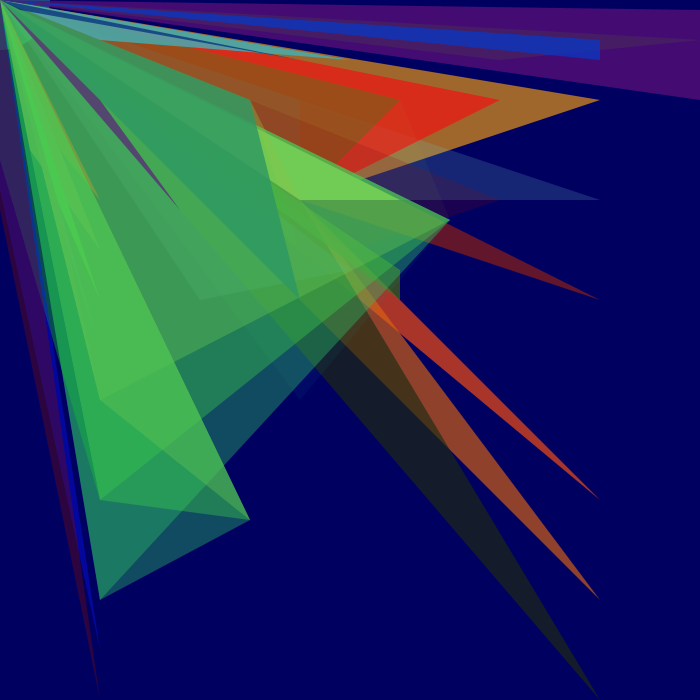
Frame 1 (no input)
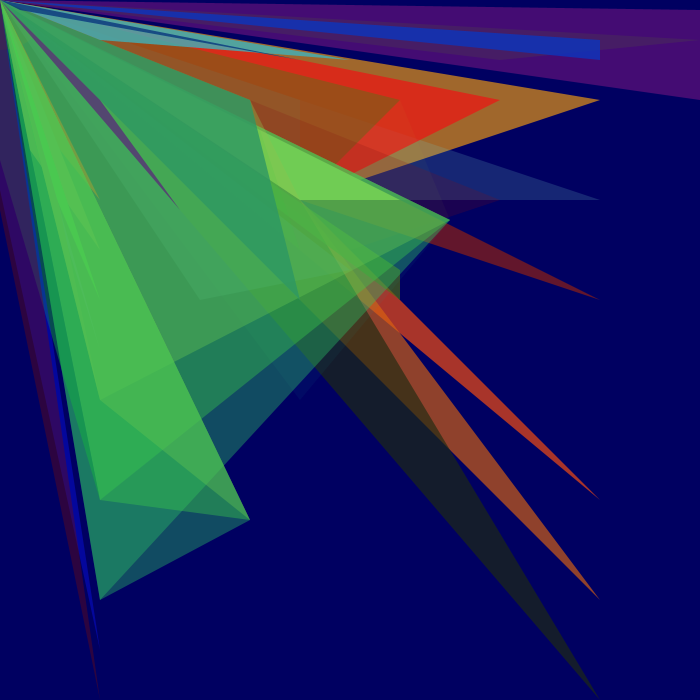
Frame 60 (the mouse pressed at the canvas centre just before this capture)
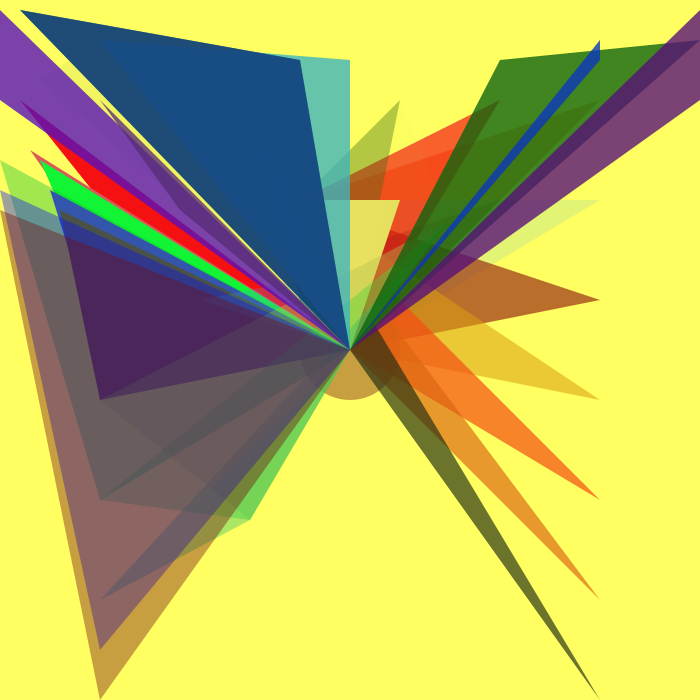
Frame 120 (the mouse held since frame 60 and released just before this capture)

The Processing sketch that drew these frames (run headless with seeded random() and noise(); from frame 60 on, the mouse is pressed at the canvas centre):

// Processing sketch: processing_31147
// ── processing_31147.pde

void setup() {
size(700,700);
fill(21,252,190,100);
smooth();
noStroke();
}
void draw() {
background(mouseX,mouseY,97);
ellipse(mouseX,mouseY,100,100);
fill(0,46,91,12);
triangle(mouseX,mouseY,100,40,40,80);
fill(245,17,17);
triangle(mouseX,mouseY,20,100,100,200);
fill(218,90,90);
triangle(mouseX,mouseY,30,150,100,250);
fill(17,245,53);
triangle(mouseX,mouseY,40,160,100,300);
fill(73,17,247);
triangle(mouseX,mouseY,50,190,100,350);
fill(111,10,83);
triangle(mouseX,mouseY,60,210,100,400);
fill(245,158,17,167);
triangle(mouseX,mouseY,600,100,300,200);
fill(111,194,196,50);
triangle(mouseX,mouseY,600,200,300,200);

fill(150,34,17,167);
triangle(mouseX,mouseY,600,300,300,200);
fill(220,158,17,143);
triangle(mouseX,mouseY,600,400,300,200);
fill(245,76,17,175);
triangle(mouseX,mouseY,600,500,300,200);
fill(218,100,17,167);
triangle(mouseX,mouseY,600,600,300,200);
fill(30,43,17,167);
triangle(mouseX,mouseY,600,700,300,200);

fill(245,12,17,167);
triangle(mouseX,mouseY,500,100,300,200);
fill(60,112,17,100);
triangle(mouseX,mouseY,400,100,300,200);
fill(50,158,157,18);
triangle(mouseX,mouseY,300,100,300,200);

fill(133,12,17,50);
triangle(mouseX,mouseY,500,200,350,250);
fill(79,112,17,167);
triangle(mouseX,mouseY,400,300,400,270);
fill(20,158,157,16);
triangle(mouseX,mouseY,300,400,450,220);


fill(96,140,232,60);
triangle(mouseX,mouseY,200,300,350,270);
fill(232,225,96);
triangle(mouseX,mouseY,300,200,400,200);
fill(180,192,54,10);
triangle(mouseX,mouseY,400,100,450,220);


fill(180,192,76,100);
triangle(mouseX,mouseY,100,400,450,220);
fill(69,212,54,100);
triangle(mouseX,mouseY,100,500,450,220);
fill(43,192,100,100);
triangle(mouseX,mouseY,100,600,450,220);

fill(180,192,76,100);
triangle(mouseX,mouseY,100,400,250,520);
fill(69,212,54,100);
triangle(mouseX,mouseY,100,500,250,520);
fill(43,192,100,100);
triangle(mouseX,mouseY,100,600,250,520);

fill(145,192,76,90);
triangle(mouseX,mouseY,300,200,250,100);
fill(53,200,54,26);
triangle(mouseX,mouseY,300,250,250,100);
fill(43,150,100,200);
triangle(mouseX,mouseY,300,300,250,100);
fill(50,150,120,200);
triangle(mouseX,mouseY,300,60,20,10);
fill(60,180,190,200);
triangle(mouseX,mouseY,350,60,100,40);
fill(13,50,120,200);
triangle(mouseX,mouseY,300,60,20,10);
fill(12,100,13,200);
triangle(mouseX,mouseY,500,60,700,40);

fill(87,15,120,200);
triangle(mouseX,mouseY,700,100,700,10);
fill(10,54,190,200);
triangle(mouseX,mouseY,600,60,600,40);
fill(87,15,189,200);
triangle(mouseX,mouseY,0,100,0,10);

fill(87,45,120,200);
triangle(mouseX,mouseY,180,210,100,100);


fill(17,190,53,100);
triangle(mouseX,mouseY,0,160,100,500);
fill(10,17,247,100);
triangle(mouseX,mouseY,0,190,100,650);
fill(111,10,13,100);
triangle(mouseX,mouseY,0,210,100,700);
}
